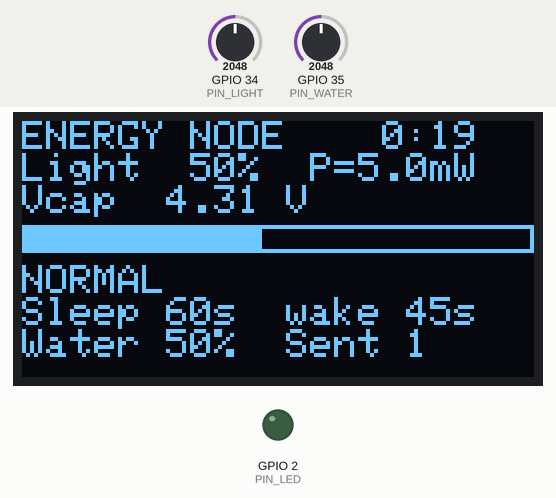
Recording of a sketch running on a simulated ESP32. Shown: 128×64 one-colour display, output pins drawn as LEDs (lit = HIGH). Dashed ring = blinking. Inputs (shaded band) come from the test bench; at power-on: GPIO 34 (PIN_LIGHT) = 2048, GPIO 35 (PIN_WATER) = 2048. What the sketch prints to the serial monitor is not drawn.

Above: at 1.2 s.
1.3 s: GPIO 34 (PIN_LIGHT) set to 563
At 3.4 s:
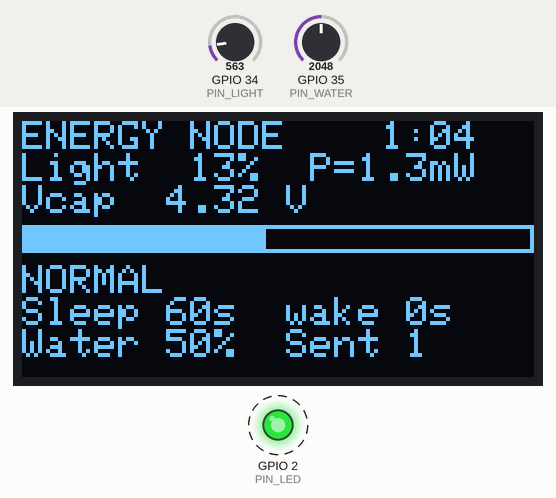
5.2 s: GPIO 34 (PIN_LIGHT) set to 507
At 5.39 s:
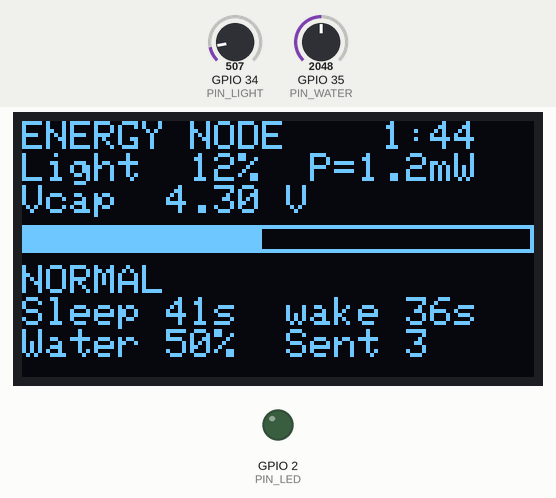
6.7 s: GPIO 35 (PIN_WATER) set to 443
At 7.39 s:
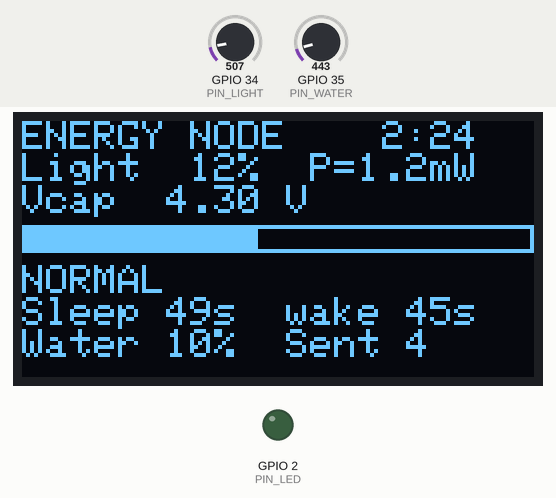
8.7 s: GPIO 35 (PIN_WATER) set to 368
At 9.89 s:
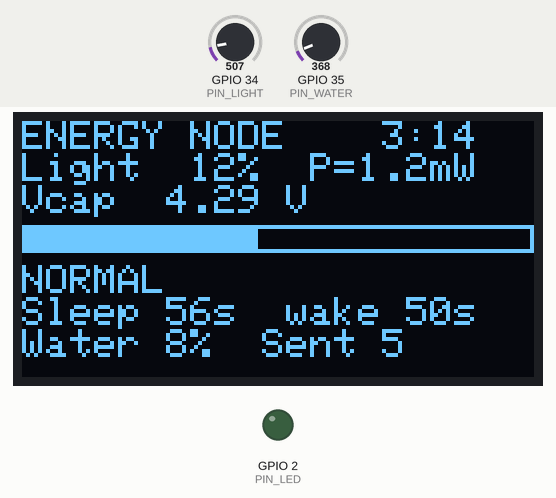
11.0 s: GPIO 34 (PIN_LIGHT) set to 160
At 12.65 s:
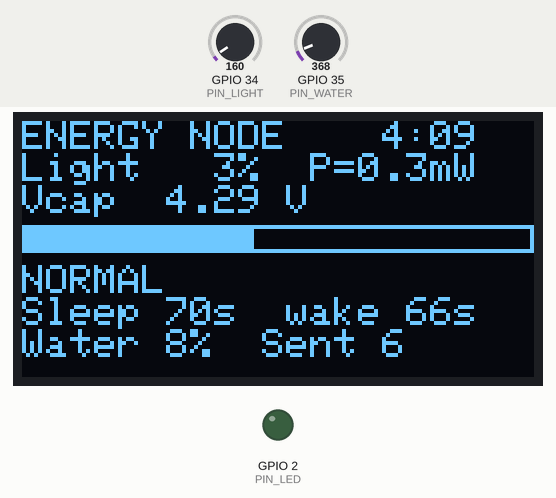
12.7 s: GPIO 35 (PIN_WATER) set to 491
At 16.15 s:
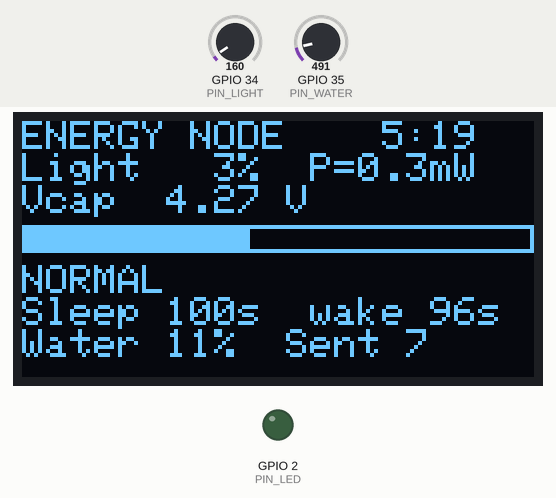
Timing chart, 0 to 17.6 s (numbered marks = the images above; inputs shaded):
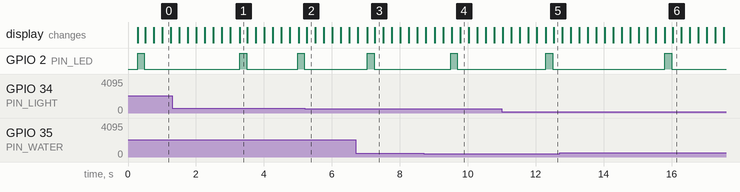

The sketch:

sketch.ino
```cpp
/*
 * SIMULATION: Microclimate Energy-Harvesting Node (for wokwi.com)
 *
 * A simulator cannot charge a capacitor from real sunlight, so the solar panel
 * and the storage capacitor are MODELLED in software with the same formulas
 * used in the real project:
 *   - "LIGHT" knob (GPIO34)  = illumination of the solar panel, 0..100 %
 *   - "WATER" knob (GPIO35)  = water sensor, 0..100 %
 *   - storage capacitor      = E = 1/2 * C * V^2
 *   - ESP32 deep sleep       = a countdown timer (model time is accelerated)
 *
 * The sleep-schedule logic (state machine) is THE SAME as in the real node.
 * The OLED shows the storage voltage, the state and the sleep interval.
 * With USE_THINGSPEAK = true the data is also published to ThingSpeak over MQTT.
 */

#include <Wire.h>
#include <Adafruit_GFX.h>
#include <Adafruit_SSD1306.h>
#include <WiFi.h>
#include <PubSubClient.h>

// ======================= SIMULATION SETTINGS =======================
const float SIM_SPEED = 20.0;        // time acceleration: 1 real second = 20 model seconds

// Storage. 1 F supercapacitor -> 1.0 ;  20 x 1000 uF electrolytics -> 0.02
const float C_FARAD = 1.0;
const float V_START = 4.3;           // initial storage voltage

// Solar panel: power at 100 % light (indoors near a window ~10 mW)
const float P_PANEL_MAX_W = 0.010;
const float P_SLEEP_W     = 0.0003;  // sleep consumption (board + low-Iq regulator)

// Energy of one "wake + measure + transmit" cycle
//   ESP-NOW ~0.06 J,  direct Wi-Fi ~0.5 J
const float E_CYCLE_J = 0.06;

const float V_ZENER  = 5.1;          // the Zener clamps the storage voltage
const float V_FULL   = 4.9;          // nearly full
const float V_CUTOFF = 3.6;          // below this the regulator cannot hold 3.3 V
const float SAFETY   = 1.3;

const uint32_t MIN_INTERVAL_S = 15;
const uint32_t MAX_INTERVAL_S = 600;         // 10 min in the simulation (= 30 real seconds); 1800 in the real node
const uint32_t FIRST_BOOT_S   = 60;

// ======================= ThingSpeak (optional) =======================
const bool  USE_THINGSPEAK = false;  // true = publish to ThingSpeak
const char* MQTT_HOST      = "mqtt3.thingspeak.com";
const char* MQTT_CLIENT_ID = "YOUR_CLIENT_ID";
const char* MQTT_USER      = "YOUR_USERNAME";
const char* MQTT_PASS      = "YOUR_MQTT_PASSWORD";
const char* CHANNEL_ID     = "YOUR_CHANNEL_ID";

// ======================= PINS =======================
const int PIN_LIGHT = 34;   // "LIGHT" knob
const int PIN_WATER = 35;   // "WATER" knob
const int PIN_LED   = 2;    // blinks on every transmission

// ======================= MODEL STATE =======================
float energyJ;              // energy in the storage, J
float simTimeS = 0;         // model time, s
float sleepLeftS = 5;       // time left until the next wake-up
float vAfterLast = 0;       // voltage when the node fell asleep
uint32_t lastSleepS = 0;
float pHarvestAvg = -1;     // estimated harvested power, W
uint32_t nextS = 0;
uint32_t wakeups = 0, sent = 0, brownouts = 0;
int lightPct = 0, waterPct = 0;

enum State { ST_HARVEST_ONLY, ST_LOW, ST_NORMAL, ST_RICH };
const char* STATE_NAMES[] = { "HARVEST_ONLY", "LOW", "NORMAL", "RICH" };
State st = ST_HARVEST_ONLY;

Adafruit_SSD1306 oled(128, 64, &Wire, -1);
WiFiClient net;
PubSubClient mqtt(net);
uint32_t lastPublishMs = 0;
uint32_t ledOffAt = 0;

// ======================= STORAGE PHYSICS =======================
float vcap()                 { return sqrt(2.0f * energyJ / C_FARAD); }           // V = sqrt(2E/C)
float energyAt(float v)      { return 0.5f * C_FARAD * v * v; }                   // E = 1/2 C V^2
float usableEnergyJ(float v) { return v <= V_CUTOFF ? 0 : energyAt(v) - energyAt(V_CUTOFF); }

void addEnergy(float joules) {
  energyJ += joules;
  if (energyJ < 0) energyJ = 0;
  if (energyJ > energyAt(V_ZENER)) energyJ = energyAt(V_ZENER);   // surplus is burnt in the Zener
}

// ======================= PUBLISH =======================
void publishThingSpeak(float v) {
  if (!USE_THINGSPEAK || WiFi.status() != WL_CONNECTED) return;
  if (millis() - lastPublishMs < 16000) return;                   // ThingSpeak: max one update per 15 s
  if (!mqtt.connected() && !mqtt.connect(MQTT_CLIENT_ID, MQTT_USER, MQTT_PASS)) return;
  char topic[64], payload[200];
  snprintf(topic, sizeof(topic), "channels/%s/publish", CHANNEL_ID);
  snprintf(payload, sizeof(payload),
           "field1=%d&field2=%.3f&field3=%lu&field4=%.2f&field5=%d&field6=%d&status=%s",
           waterPct, v, (unsigned long)nextS, pHarvestAvg * 1000.0f, (int)st, lightPct, STATE_NAMES[st]);
  if (mqtt.publish(topic, payload)) {
    lastPublishMs = millis();
    Serial.printf("   -> ThingSpeak: %s\n", payload);
  }
}

// ============== WAKE-UP (the same steps as setup() in the real node) ==============
void wakeUp() {
  wakeups++;
  float vNow = vcap();

  // 1. Harvested power: how much the storage charged during the last sleep
  if (lastSleepS > 0) {
    float eGain = energyAt(vNow) - energyAt(vAfterLast);
    float pMeas = eGain / lastSleepS;
    if (pMeas < 0) pMeas = 0;
    pHarvestAvg = (pHarvestAvg < 0) ? pMeas : 0.7f * pHarvestAvg + 0.3f * pMeas;
  }

  // 2. State machine
  float eUsable = usableEnergyJ(vNow);
  if (eUsable < 1.5f * E_CYCLE_J)      st = ST_HARVEST_ONLY;
  else if (vNow >= V_FULL)             st = ST_RICH;
  else if (eUsable < 3.0f * E_CYCLE_J) st = ST_LOW;
  else                                 st = ST_NORMAL;

  // 3. Sleep interval
  if (st == ST_HARVEST_ONLY)      nextS = (pHarvestAvg > 0) ? 120 : 600;
  else if (st == ST_RICH)         nextS = MIN_INTERVAL_S;
  else if (pHarvestAvg < 0)       nextS = FIRST_BOOT_S;              // harvest power not known yet
  else {
    // key formula; if the panel delivers (almost) nothing (dark) sleep as long as allowed
    float s = (pHarvestAvg > 0.00001f) ? SAFETY * E_CYCLE_J / pHarvestAvg : (float)MAX_INTERVAL_S;
    if (st == ST_LOW) s *= 2;
    nextS = (uint32_t)constrain(s, (float)MIN_INTERVAL_S, (float)MAX_INTERVAL_S);
  }

  // 4. Work: water measurement + transmission (costs energy)
  if (st != ST_HARVEST_ONLY) {
    if (eUsable < E_CYCLE_J) {                      // not enough -> the real board would brown out
      brownouts++;
      addEnergy(-eUsable);
      nextS = MAX_INTERVAL_S / 4;
    } else {
      waterPct = analogRead(PIN_WATER) * 100 / 4095;
      addEnergy(-E_CYCLE_J);
      sent++;
      digitalWrite(PIN_LED, HIGH);
      ledOffAt = millis() + 150;
      publishThingSpeak(vNow);
    }
  }

  Serial.printf("t=%6.0fs  light=%3d%%  V=%.3f V  harvest=%5.2f mW  %-12s  sleep=%4lu s  water=%3d%%  sent=%lu\n",
                simTimeS, lightPct, vNow, (pHarvestAvg < 0 ? 0 : pHarvestAvg) * 1000.0f,
                STATE_NAMES[st], (unsigned long)nextS, waterPct, (unsigned long)sent);

  // 5. Go to sleep
  vAfterLast = vcap();
  lastSleepS = nextS;
  sleepLeftS = nextS;
}

// ======================= DISPLAY =======================
void drawScreen() {
  float v = vcap();
  oled.clearDisplay();
  oled.setTextSize(1);
  oled.setTextColor(SSD1306_WHITE);
  oled.setCursor(0, 0);
  int m = (int)(simTimeS / 60), s = (int)simTimeS % 60;
  oled.printf("ENERGY NODE  %3d:%02d\n", m, s);
  oled.printf("Light %3d%%  P=%.1fmW\n", lightPct, P_PANEL_MAX_W * lightPct / 100.0f * 1000.0f);
  oled.printf("Vcap  %.2f V\n", v);
  // charge bar from V_CUTOFF to V_ZENER
  int w = (int)constrain((v - V_CUTOFF) / (V_ZENER - V_CUTOFF) * 126.0f, 0.0f, 126.0f);
  oled.drawRect(0, 26, 128, 7, SSD1306_WHITE);
  oled.fillRect(1, 27, w, 5, SSD1306_WHITE);
  oled.setCursor(0, 36);
  oled.printf("%s\n", STATE_NAMES[st]);
  oled.printf("Sleep %lus  wake %ds\n", (unsigned long)nextS, (int)sleepLeftS);
  oled.printf("Water %d%%  Sent %lu", waterPct, (unsigned long)sent);
  oled.display();
}

// ======================= SETUP / LOOP =======================
void setup() {
  Serial.begin(115200);
  pinMode(PIN_LED, OUTPUT);
  energyJ = energyAt(V_START);

  Wire.begin(21, 22);
  if (!oled.begin(SSD1306_SWITCHCAPVCC, 0x3C)) Serial.println("OLED not found");

  if (USE_THINGSPEAK) {
    WiFi.begin("Wokwi-GUEST", "", 6);                // the Wi-Fi network provided by the Wokwi simulator
    Serial.print("Wi-Fi");
    while (WiFi.status() != WL_CONNECTED) { delay(200); Serial.print("."); }
    Serial.println(" OK");
    mqtt.setServer(MQTT_HOST, 1883);
  }
  Serial.println("Turn the LIGHT knob and watch the node adapt its sleep interval.");
}

void loop() {
  static uint32_t lastTick = millis(), lastDraw = 0;
  if (millis() - lastTick < 50) return;              // model step every 50 ms
  float dt = (millis() - lastTick) / 1000.0f * SIM_SPEED;
  lastTick = millis();
  simTimeS += dt;

  // the panel charges the storage, sleep current slowly discharges it
  lightPct = analogRead(PIN_LIGHT) * 100 / 4095;
  float pPanel = P_PANEL_MAX_W * lightPct / 100.0f;
  addEnergy((pPanel - P_SLEEP_W) * dt);

  sleepLeftS -= dt;
  if (sleepLeftS <= 0) wakeUp();

  if (millis() > ledOffAt) digitalWrite(PIN_LED, LOW);
  if (millis() - lastDraw > 200) { drawScreen(); lastDraw = millis(); }
  if (USE_THINGSPEAK) mqtt.loop();
}
```

Measured:
- the behaviour switches between 533 and 532 on GPIO 34 (PIN_LIGHT) (found by bisection; images 1 and 2)
- after the input at 1.3 s, GPIO 2 (PIN_LED): LOW → HIGH after 3.7 s, → LOW 0.20 s later
